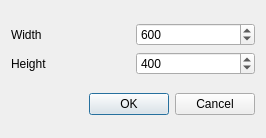
<?xml version="1.0" encoding="UTF-8"?>
<ui version="4.0">
 <class>canvas_size_dialog</class>
 <widget class="QDialog" name="canvas_size_dialog">
  <property name="geometry">
   <rect>
    <x>0</x>
    <y>0</y>
    <width>266</width>
    <height>138</height>
   </rect>
  </property>
  <property name="windowTitle">
   <string>Select Canvas Size</string>
  </property>
  <layout class="QVBoxLayout" name="verticalLayout">
   <item>
    <layout class="QGridLayout" name="gridLayout">
     <item row="0" column="0">
      <widget class="QLabel" name="label">
       <property name="text">
        <string>Width</string>
       </property>
      </widget>
     </item>
     <item row="0" column="1">
      <widget class="QSpinBox" name="width_box">
       <property name="minimum">
        <number>1</number>
       </property>
       <property name="maximum">
        <number>50000</number>
       </property>
       <property name="value">
        <number>600</number>
       </property>
      </widget>
     </item>
     <item row="1" column="0">
      <widget class="QLabel" name="label_2">
       <property name="text">
        <string>Height</string>
       </property>
      </widget>
     </item>
     <item row="1" column="1">
      <widget class="QSpinBox" name="height_box">
       <property name="minimum">
        <number>1</number>
       </property>
       <property name="maximum">
        <number>50000</number>
       </property>
       <property name="value">
        <number>400</number>
       </property>
      </widget>
     </item>
    </layout>
   </item>
   <item>
    <widget class="QDialogButtonBox" name="buttonBox">
     <property name="orientation">
      <enum>Qt::Horizontal</enum>
     </property>
     <property name="standardButtons">
      <set>QDialogButtonBox::Cancel|QDialogButtonBox::Ok</set>
     </property>
    </widget>
   </item>
  </layout>
 </widget>
 <resources/>
 <connections>
  <connection>
   <sender>buttonBox</sender>
   <signal>accepted()</signal>
   <receiver>canvas_size_dialog</receiver>
   <slot>accept()</slot>
   <hints>
    <hint type="sourcelabel">
     <x>248</x>
     <y>254</y>
    </hint>
    <hint type="destinationlabel">
     <x>157</x>
     <y>274</y>
    </hint>
   </hints>
  </connection>
  <connection>
   <sender>buttonBox</sender>
   <signal>rejected()</signal>
   <receiver>canvas_size_dialog</receiver>
   <slot>reject()</slot>
   <hints>
    <hint type="sourcelabel">
     <x>316</x>
     <y>260</y>
    </hint>
    <hint type="destinationlabel">
     <x>286</x>
     <y>274</y>
    </hint>
   </hints>
  </connection>
 </connections>
</ui>
